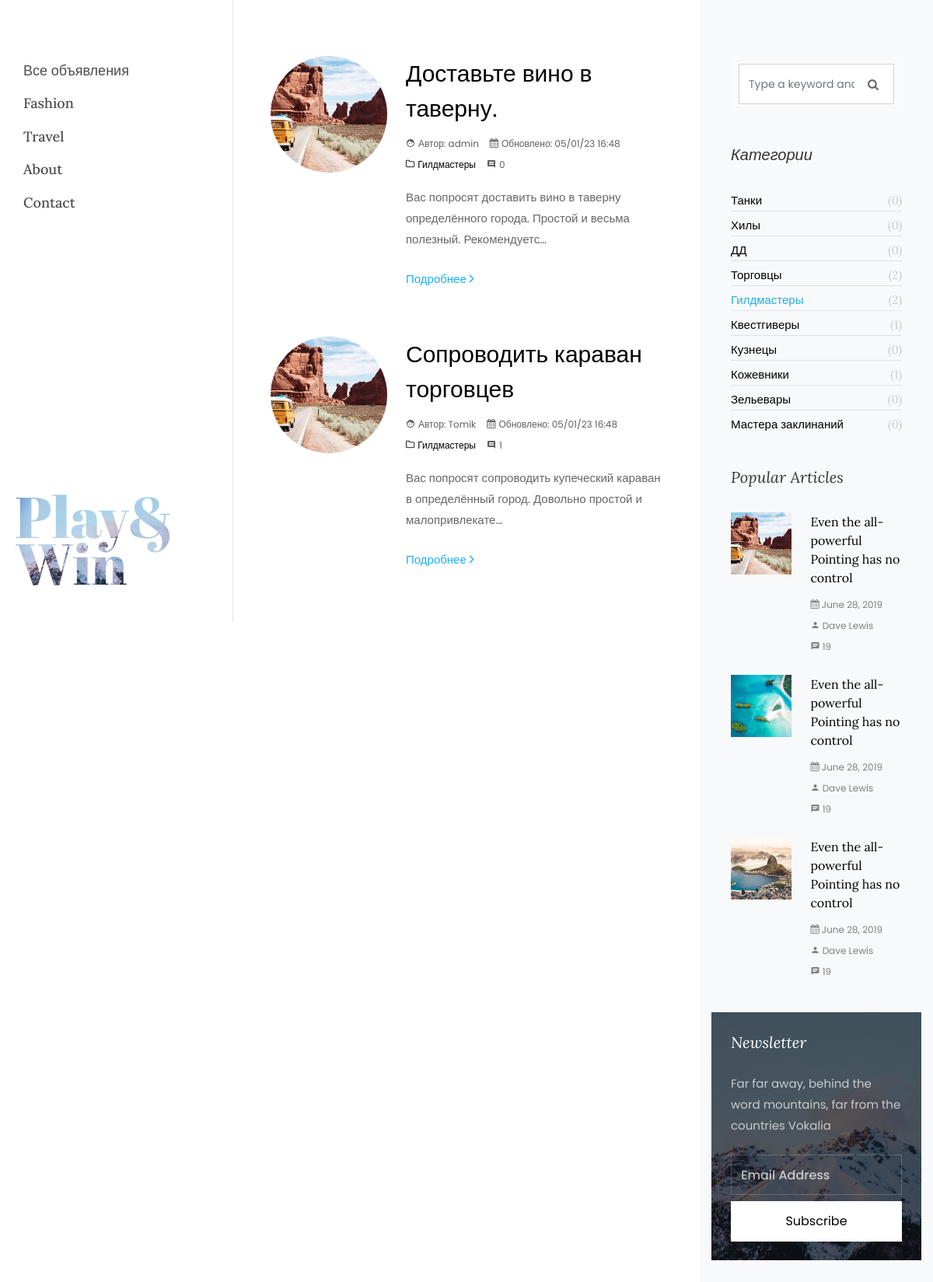
Page /billboard/category/5 on the earlier database version.
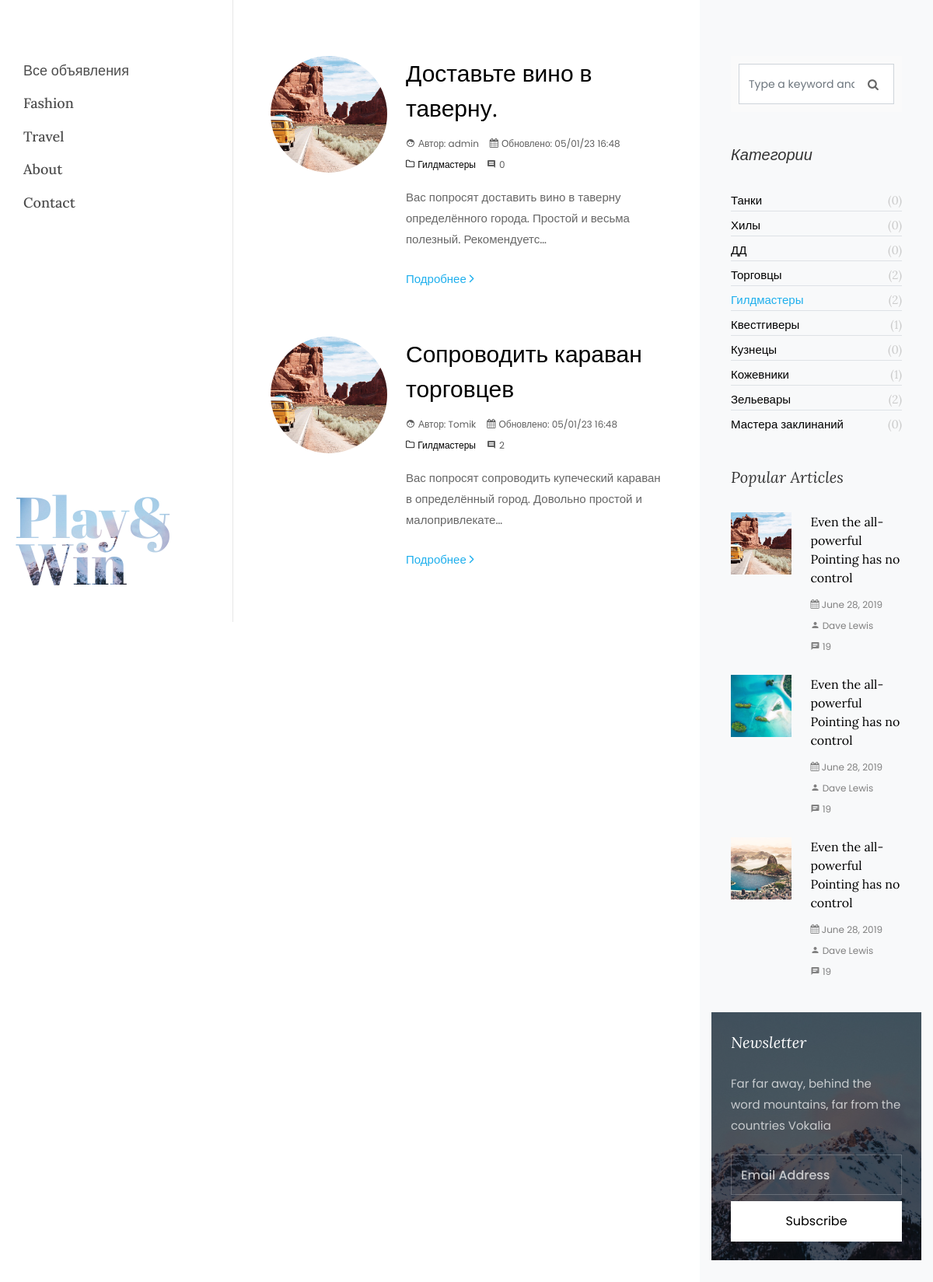
Same page on the later database version.
### billboard/models.py (models this page shows, shortened)
class Announcement(models.Model):
    title = models.CharField(max_length=254,
                             unique=True,
                             db_index=True,
                             verbose_name='Заголовок')
    content = RichTextUploadingField(validators=[MinLengthValidator(4)],
                                     verbose_name='Содержание')
    is_published = models.BooleanField(default=True,
                                       verbose_name='Публикация')
    time_create = models.DateTimeField(auto_now_add=True,
                                       verbose_name='Дата создания')
    time_update = models.DateTimeField(auto_now=True,
                                       verbose_name='Дата редактирования')
    category = models.ForeignKey(to='Category',
                                 on_delete=models.CASCADE,
                                 related_name='cat_announcements',
                                 verbose_name='Категория')
    author_ann = models.ForeignKey(to=User,
                                   on_delete=models.SET('Lost(deleted) Stranger'),
                                   related_name='auth_announcements',
                                   verbose_name='Автор объявлений')
    num_replies = models.IntegerField(default=0, verbose_name='Количество откликов')
    class Meta:
        verbose_name = 'Объявления'
        verbose_name_plural = 'Объявления'

class Category(models.Model):
    catname = models.CharField(max_length=64,
                               unique=True,
                               verbose_name='Категория')
    slug = models.SlugField(max_length=64,
                            unique=True,
                            db_index=True,
                            verbose_name='URL',
                            null=True)
    def __str__(self):
        return f'{self.catname}'
    class Meta:
        verbose_name = 'Категория'
        verbose_name_plural = 'Категории'

### billboard/views.py (the view)
# urls.py: path('category/<int:pk>', CategoryListView.as_view(), name='announcement_by_category'),
class CategoryListView(ListView):
    model = Announcement
    ordering = ['-time_update']
    template_name = 'billboard/announcement_by_category.html'
    context_object_name = 'category_announcement'
    def get_queryset(self):
        self.category = get_object_or_404(Category, pk=self.kwargs['pk'])
        queryset = Announcement.objects.filter(category=self.category).order_by('-time_update').order_by('-time_create')
        return queryset
    def get_context_data(self, **kwargs):
        context = super().get_context_data()
        context['category'] = self.category
        context['category_selected'] = self.kwargs['pk']
        return context

### billboard/templatetags/custom_tags.py (called while the page is built)
@register.simple_tag()
def isupdated(pk):
    announcement = Announcement.objects.get(pk=pk)
    delta: datetime.timedelta = announcement.time_update - announcement.time_create
    if delta.seconds >= 60:
        return True
    return False

@register.simple_tag()
def get_categories():
    categories = Category.objects.all()
    return categories

### billboard/templates/billboard/announcement_by_category.html (shortened to what this page needs)
{% extends 'flatpages/base.html' %}
{% load static %}
{% load custom_tags %}
{% block announcement %}
    {% for announcement in category_announcement %}
        {% isupdated announcement.pk as isupdated %}
			    			<div class="col-md-12">
									<div class="blog-entry ftco-animate d-md-flex">
										<a href="{% url 'announcement_detail' pk=announcement.pk %}" class="img img-2" style="background-image: url({% static 'billboard/images/image_1.jpg' %});"></a>
										<div class="text text-2 pl-md-4">
				              <h3 class="mb-2"><a href="{% url 'announcement_detail' pk=announcement.pk %}">{{ announcement.title }}</a></h3>
                            <div class="meta-wrap">
                                  <p class="meta">
                                    <span><i class="icon-face mr-1"></i>Автор: {{ announcement.author_ann }}</span>
                                    <span><i class="icon-calendar mr-1"></i>{% if isupdated %}Обновлено{% else %}Создано{% endif %}: {{ announcement.time_create|date:'d/m/y H:i' }}</span>
                                    <span><a href="#"><i class="icon-folder-o mr-1"></i>{{ announcement.category }}</a></span>
				              		<span><i class="icon-comment2 mr-1" title="Отлики"></i>{{ announcement.replies.all.count }}</span>
				              	  </p>
			              	</div>
				              <p class="mb-4">{{ announcement.content|truncatechars:100 }}</p>
				              <p><a href="{% url 'announcement_detail' pk=announcement.pk %}" class="btn-custom">Подробнее <span class="ion-ios-arrow-forward"></span></a></p>
				            </div>
									</div>
								</div>
    {% endfor %}
{% endblock announcement %}

### billboard/templates/flatpages/base.html (shortened to what the changed rows need)
{% load static %}
{% load custom_tags %}
{% get_categories as categories %}
<!DOCTYPE html>
<html lang="en">
  <head>
    <link rel="stylesheet" href="{% static 'billboard/css/open-iconic-bootstrap.min.css' %}">
    <link rel="stylesheet" href="{% static 'billboard/css/animate.css' %}">
    <link rel="stylesheet" href="{% static 'billboard/css/owl.carousel.min.css' %}">
    <link rel="stylesheet" href="{% static 'billboard/css/owl.theme.default.min.css' %}">
    <link rel="stylesheet" href="{% static 'billboard/css/magnific-popup.css' %}">
    <link rel="stylesheet" href="{% static 'billboard/css/aos.css' %}">
    <link rel="stylesheet" href="{% static 'billboard/css/ionicons.min.css' %}">
    <link rel="stylesheet" href="{% static 'billboard/css/bootstrap-datepicker.css' %}">
    <link rel="stylesheet" href="{% static 'billboard/css/jquery.timepicker.css' %}">
    <link rel="stylesheet" href="{% static 'billboard/css/flaticon.css' %}">
    <link rel="stylesheet" href="{% static 'billboard/css/icomoon.css' %}">
    <link rel="stylesheet" href="{% static 'billboard/css/style.css' %}">
  </head>
  <body>
	<div id="colorlib-page">
		<aside id="colorlib-aside" role="complementary" class="js-fullheight">
			<div class="colorlib-footer">
				<h1 id="colorlib-logo" class="mb-4"><a href="base.html" style="background-image: url({% static 'billboard/images/bg_1.jpg' %});">Play&<span>Win</span></a></h1>
			</div>
		</aside>
		<div id="colorlib-main">
			<section class="ftco-section ftco-no-pt ftco-no-pb">
	    	<div class="container">
	    		<div class="row d-flex">
	    			<div class="col-xl-8 py-5 px-md-5">
	    				<div class="row pt-md-4">
                                {% block announcement %}
                                {% endblock announcement %}
			    		</div>
			    	    </div>
	    			<div class="col-xl-4 sidebar ftco-animate bg-light pt-5">
	            <div class="sidebar-box ftco-animate">
	              <ul class="categories">
                  {% for category in categories %}
                          {% if category_selected == category.pk %}
                          <li><a style="color: #1eafed; font-family: Lora, Arial, serif">{{ category }}<span>({{ category.cat_announcements.all.count }})</span></a></li>
                      {% else %}
                          <li><a style="font-family: Lora, Arial, serif" href="{% url 'announcement_by_category' pk=category.pk %}">{{ category }}<span>({{ category.cat_announcements.all.count }})</span></a></li>
                      {% endif %}
                  {% endfor %}
	              </ul>
	            </div>
	          </div>
	    		</div>
	    	</div>
	    </section>
		</div>
	</div>
  </body>
</html>

Differences in the rows shown:
changed Announcement "Сопроводить караван торговцев": replies.all.count "1" → "2"
computed for Category "Зельевары": cat_announcements.all.count "0" → "2"
